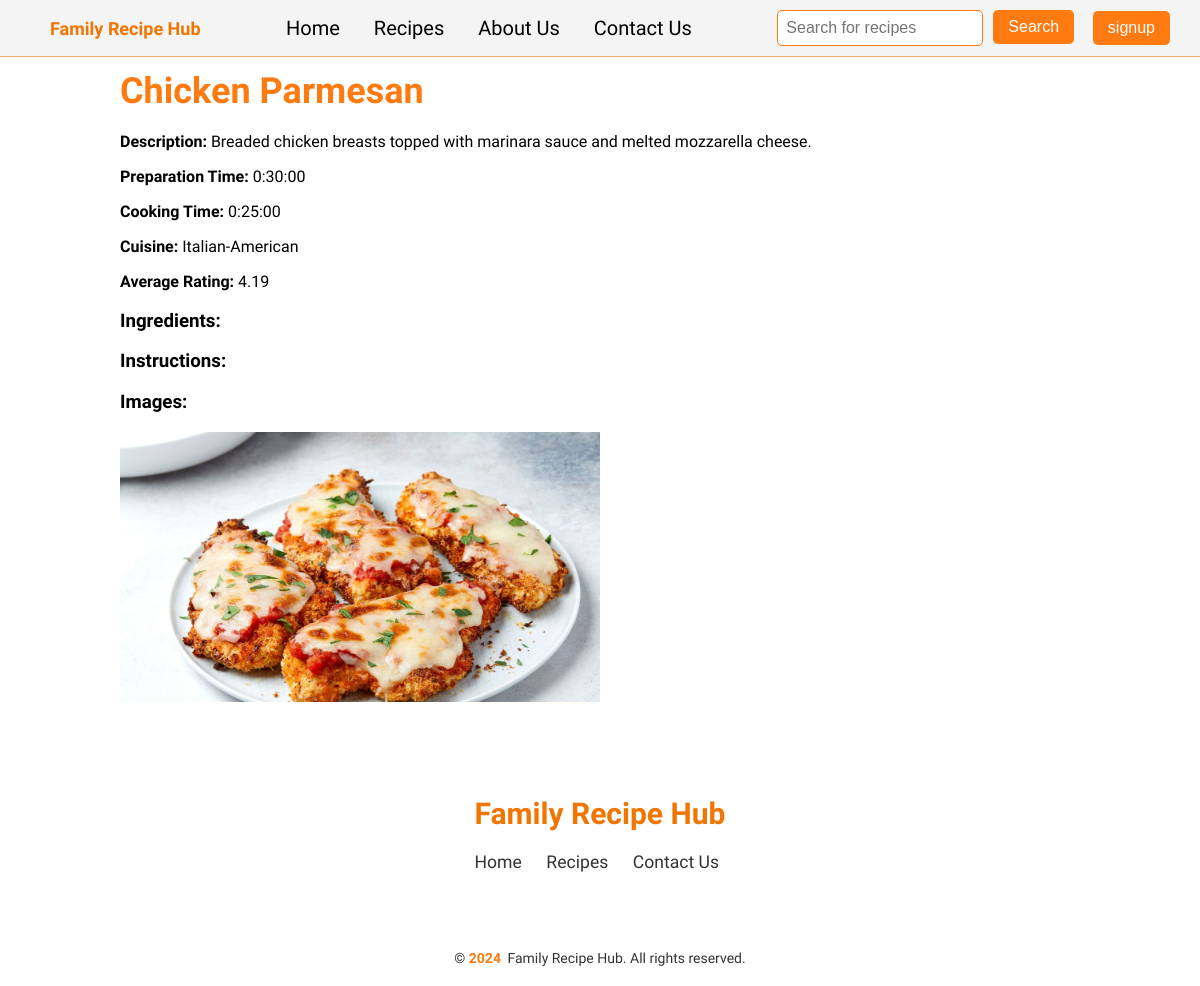
Page /recipe/3/ on the committed database.
### recipes/models.py (models this page shows, shortened)
class Recipe(models.Model):
    title = models.CharField(max_length=100)
    description = models.TextField()
    prep_time = models.DurationField()
    cook_time = models.DurationField()
    cuisine = models.CharField(max_length=100)
    avg_rating = models.DecimalField(max_digits=3, decimal_places=2, null=True,
                                     blank=True)
    difficulty = models.CharField(max_length=20)

class RecipeImage(models.Model):
    recipe = models.ForeignKey(Recipe, on_delete=models.CASCADE)
    image_url = models.ImageField(upload_to='photos/%y/%m/%d')

### recipes/views.py (the view)
# urls.py: path('recipe/<int:recipe_id>/', views.recipe_details, name='recipe'),
def recipe_details(request, recipe_id):
    recipe = get_object_or_404(Recipe, pk=recipe_id)
    ingredients = RecipeIngredient.objects.filter(recipe=recipe)
    instructions = Instruction.objects.filter(recipe=recipe)
    images = RecipeImage.objects.filter(recipe=recipe)
    recipe_data = {
        'id': recipe.id,
        'title': recipe.title,
        'description': recipe.description,
        'prep_time': recipe.prep_time,
        'cook_time': recipe.cook_time,
        'cuisine': recipe.cuisine,
        'avg_rating': float(recipe.avg_rating) if recipe.avg_rating else None,
        'ingredients': ingredients,
        'instructions': instructions,
        'images': images,
    }
    return render(request, 'recipes/recipe.html', {'recipe_data': recipe_data})

### recipes/templates/recipes/recipe.html (shortened to what this page needs)
{% extends 'main.html' %}
{% load static %}
{% block content %}
<div class="container mt-4">
    <div class="row">
        <div class="col-md-8">
            <h1>{{ recipe_data.title }}</h1>
            <p><strong>Description:</strong> {{ recipe_data.description }}</p>
            <p><strong>Preparation Time:</strong> {{ recipe_data.prep_time }}</p>
            <p><strong>Cooking Time:</strong> {{ recipe_data.cook_time }}</p>
            <p><strong>Cuisine:</strong> {{ recipe_data.cuisine }}</p>
            {% if recipe_data.avg_rating %}
            <p><strong>Average Rating:</strong> {{ recipe_data.avg_rating }}</p>
            {% endif %}
            <h3>Ingredients:</h3>
            <h3>Instructions:</h3>
        </div>
        <div class="col-md-4">
            <h3>Images:</h3>
            <div class="row">
                {% for image in recipe_data.images %}
                <div class="col-md-6">
                    <img src="{{ image.image_url.url }}" class="img-fluid mb-2" alt="Recipe Image">
                </div>
                {% endfor %}
            </div>
        </div>
    </div>
</div>
{% endblock %}

### project/static/css/base.css (style rules this page uses)
body { background-color: white; font-family: 'Tilt Neon', cursive; margin: 0; }
.container { width: 80%; margin: 0 auto; }
h1 { font-size: 36px; font-weight: bold; margin-top: 70px; margin-bottom: 20px; color: #FD7B10; }
p { margin-bottom: 10px; }
.img-fluid { max-width: 100%; width: 50%; height: 50%; margin-bottom: 10px; }

### rows in the picture
Recipe: title "Chicken Parmesan", description "Breaded chicken breasts topped with marinara sauce and melted mozzarella cheese.", prep_time "0:30:00", cook_time "0:25:00", cuisine "Italian-American"
RecipeImage: image_url (picture)

### other values in the picture
{{ recipe_data.avg_rating }} "4.19"
